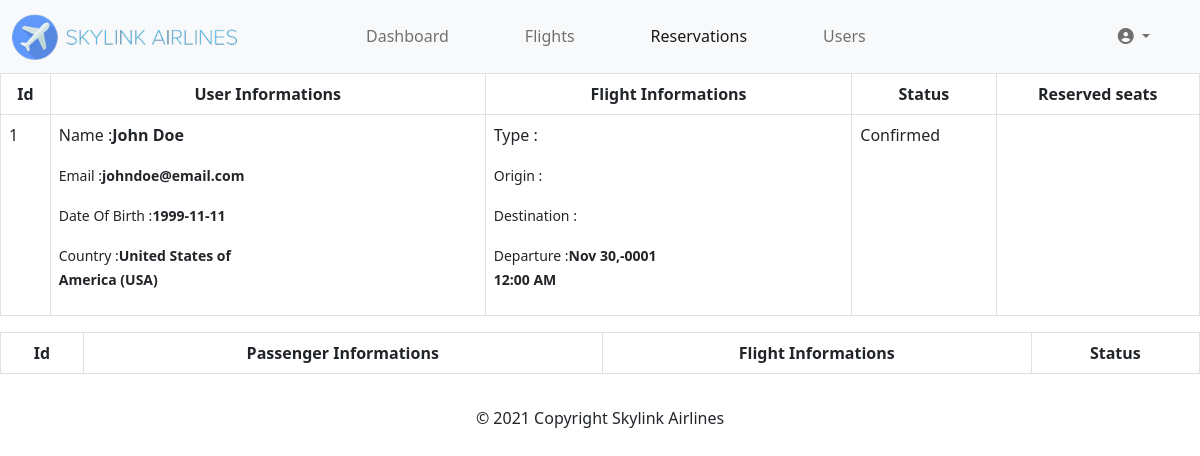
Before: /admin/reservations.php (signed in) with the older database file.
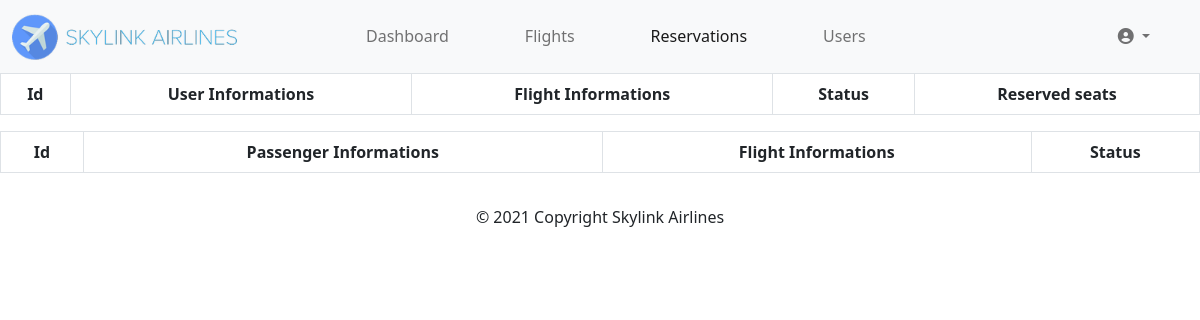
After: the same page with the newer database file.
### tables this page shows
CREATE TABLE reservations (
    reserv_id INT PRIMARY KEY AUTO_INCREMENT NOT NULL,
    users_id INT NOT NULL,
    flight_id INT NOT NULL,
    reserv_type VARCHAR(128) NOT NULL,
    reserv_origin VARCHAR(128) NOT NULL,
    reserv_destination VARCHAR(128) NOT NULL,
    reserv_departure_time DATETIME NOT NULL,
    reserv_status VARCHAR(128) NOT NULL,
    reserv_seats INT NOT NULL,
    reserv_created_at TIMESTAMP NOT NULL DEFAULT CURRENT_TIMESTAMP,
    reserv_updated_at TIMESTAMP NOT NULL DEFAULT CURRENT_TIMESTAMP,
    FOREIGN KEY (users_id) REFERENCES users(users_id),
    FOREIGN KEY (flight_id) REFERENCES flights(flight_id)
);

CREATE TABLE users (
    users_id INT PRIMARY KEY AUTO_INCREMENT NOT NULL,
    users_firstname VARCHAR(128) NOT NULL,
    users_lastname VARCHAR(128) NOT NULL,
    users_email VARCHAR(128) NOT NULL UNIQUE,
    users_password VARCHAR(128) NOT NULL,
    users_dateofbirth DATE NOT NULL,
    users_country VARCHAR(128) NOT NULL,
    users_created_at TIMESTAMP NOT NULL DEFAULT CURRENT_TIMESTAMP
);

### app/core/Dbh.php (called while the page is built)
<?php
class Dbh {
    private $host = "localhost";
    private $user = "root";
    private $pwd = "";
    private $db_name = "skylink_db";
    protected function connect() {
        $dsn = 'mysql:host=' . $this->host . ';dbname=' . $this->db_name;
        $conn = new PDO($dsn, $this->user, $this->pwd);
        $conn->setAttribute(PDO::ATTR_DEFAULT_FETCH_MODE, PDO::FETCH_ASSOC);
        return $conn;
    }
}
?>

### app/models/ReservModel.php (called while the page is built, shortened)
<?php
class ReservModel extends Dbh
{
    protected function getReservations()
    {
        $sql = "SELECT * FROM reservations
        INNER JOIN users
        ON users.users_id = reservations.users_id
        INNER JOIN flights
        ON flights.flight_id = reservations.flight_id
        ";
        $stmt = $this->connect()->query($sql);
        $results = $stmt->fetchAll();
        return $results;
    }
}

### app/views/ReservView.php (the view, shortened to what this page needs)
<?php
class ReservView extends ReservModel
{
    public function showReservations()
    {
        $results = $this->getReservations();
        echo "<table class='table table-bordered' id='reserv-list'>";
        echo "<thead>";
        echo "<tr>";
        echo "<th class='text-center'>Id</th>";
        echo "<th class='text-center'>User Informations</th>";
        echo "<th class='text-center'>Flight Informations</th>";
        echo "<th class='text-center'>Status</th>";
        echo "<th class='text-center'>Reserved seats</th>";
        echo "</tr>";
        echo "</thead>";
        echo "<tbody>";
        foreach ($results as $result) {
            echo "<tr>";
            echo "<td class='text-right'>";
            echo $result['reserv_id'];
            echo "</td>";
            echo "<td>";
            echo "<div class='row'>";
            echo "<div class='col-sm-6'>";
            echo "<p>Name :<b>";
            echo $result['users_firstname'] . ' ' . $result['users_lastname'];
            echo "</b></p>";
            echo "<p><small>Email :<b>";
            echo $result['users_email'];
            echo "</small></b></p>";
            echo "<p><small>Date Of Birth :<b>";
            echo $result['users_dateofbirth'];
            echo "</small></b></p>";
            echo "<p><small>Country :<b>";
            echo $result['users_country'];
            echo "</small></b></p>";
            echo "</div>";
            echo "</div>";
            echo "</td>";
            echo "<td>";
            echo "<div class='row'>";
            echo "<div class='col-sm-6'>";
            echo "<p>Type :<b>";
            echo "</b></p>";
            echo "<p><small>Origin :<b>";
            echo "</small></b></p>";
            echo "<p><small>Destination :<b>";
            echo "</small></b></p>";
            echo "<p><small>Departure :<b>";
            echo date('M d,Y h:i A', strtotime($result['reserv_departure_time']));
            echo "</small></b></p>";
            echo "</div>";
            echo "</div>";
            echo "<td class='text-right'>";
            echo $result['reserv_status'];
            echo "</td>";
            echo "<td class='text-right'>";
            echo "</td>";
            echo "</tr>";
        }
        echo " </tbody>";
        echo "</table>";
    }
}
?>

Changed rows visible on the page:
removed reservations: reserv_id "1", users.users_firstname "John", users.users_lastname "Doe", users.users_email "johndoe@email.com", users.users_dateofbirth "1999-11-11", users.users_country "United States of America (USA)", reserv_departure_time "Nov 30,-0001 12:00 AM", reserv_status "Confirmed"
